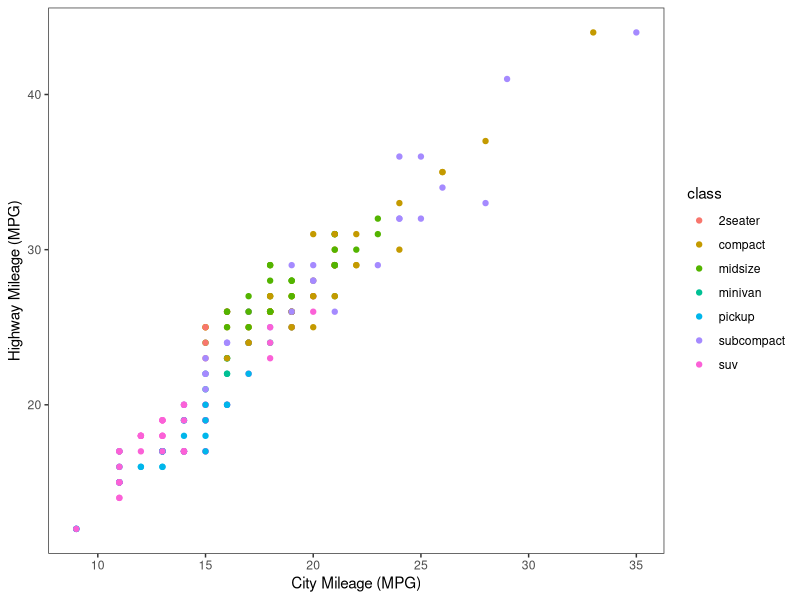
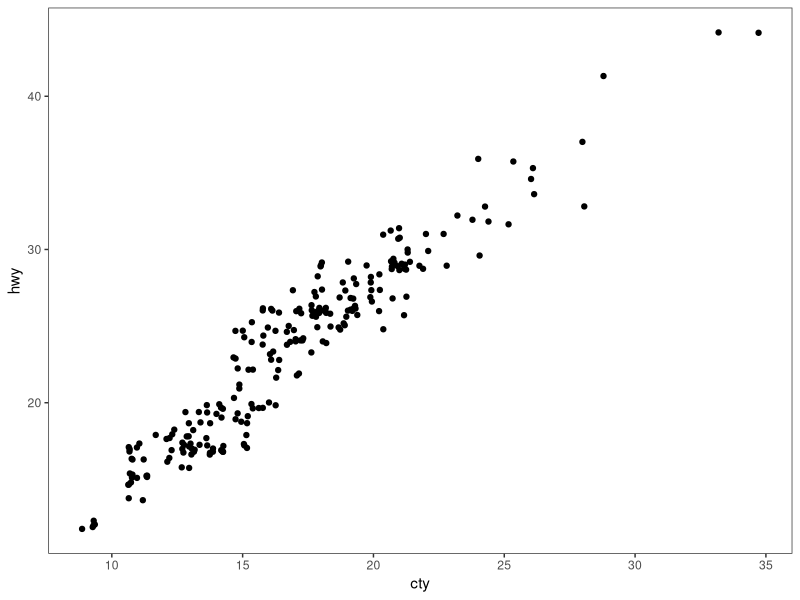
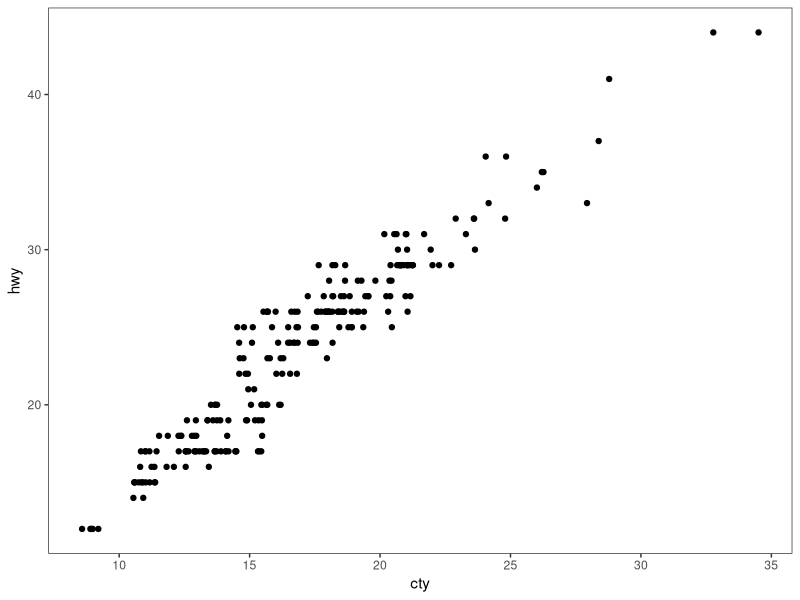
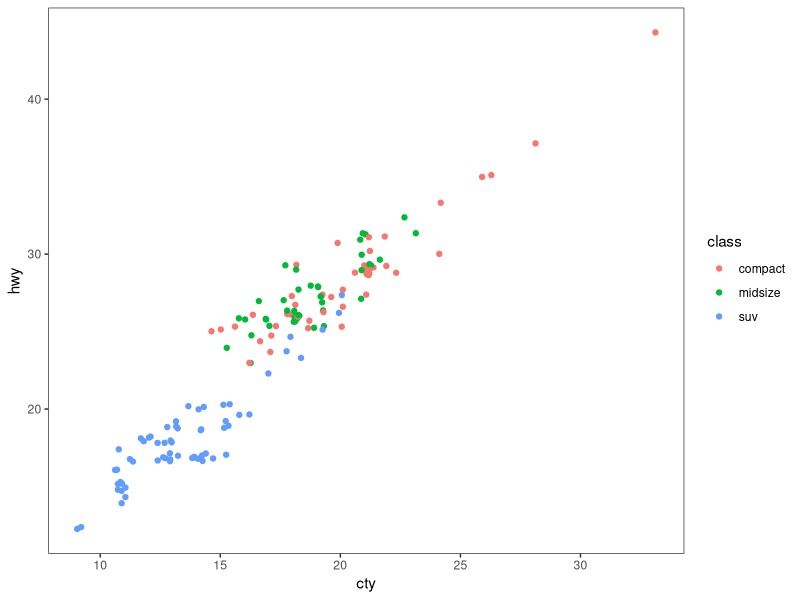
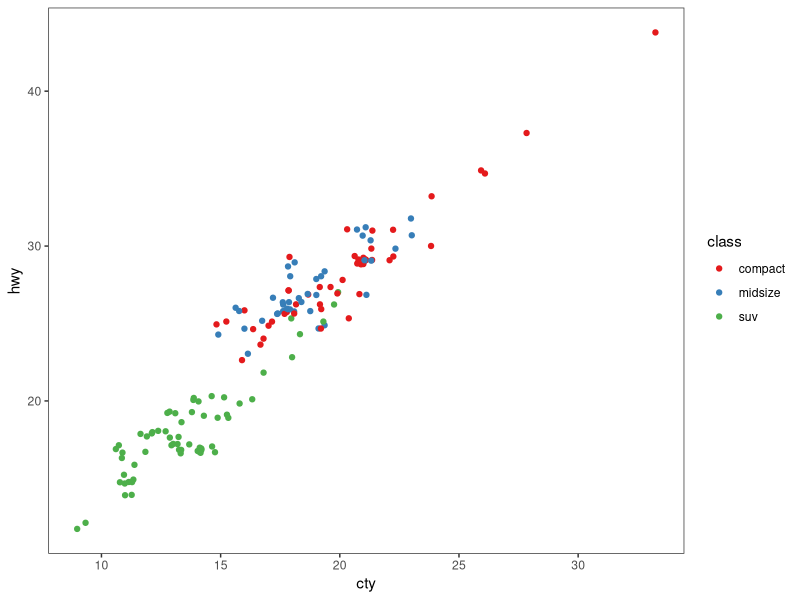
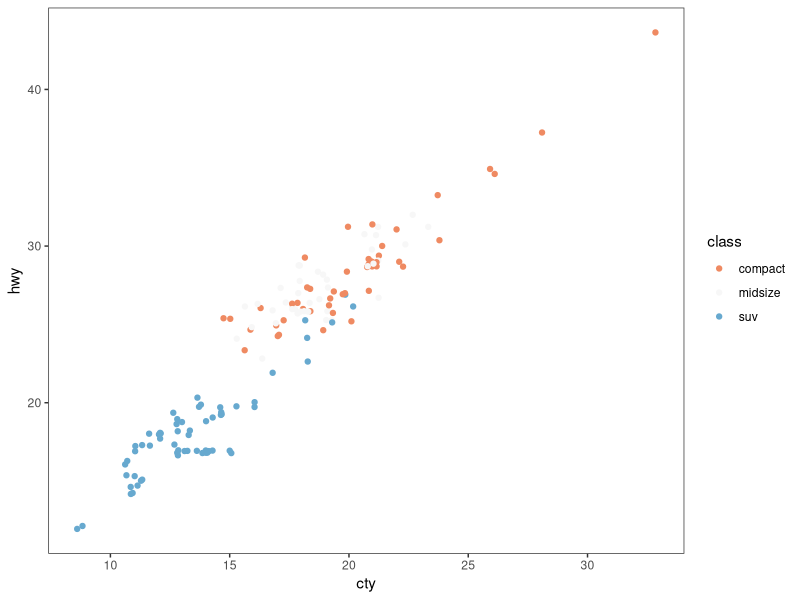
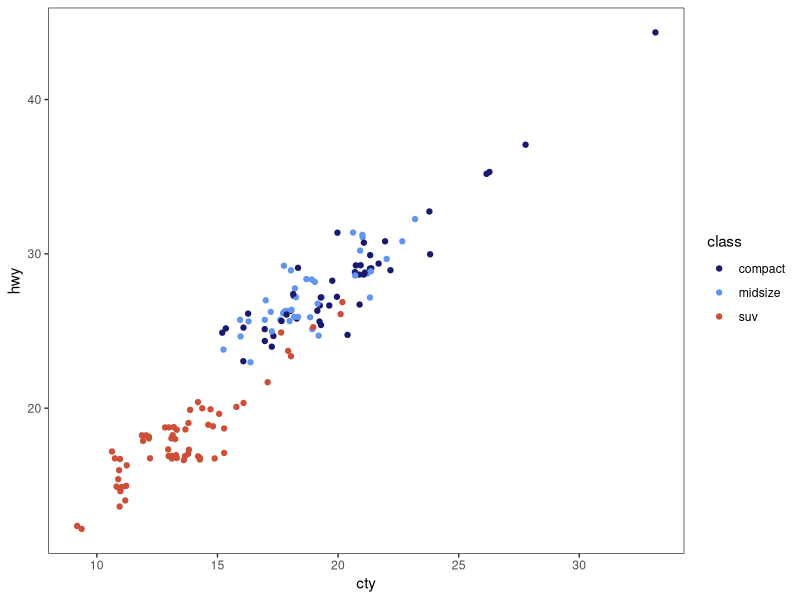
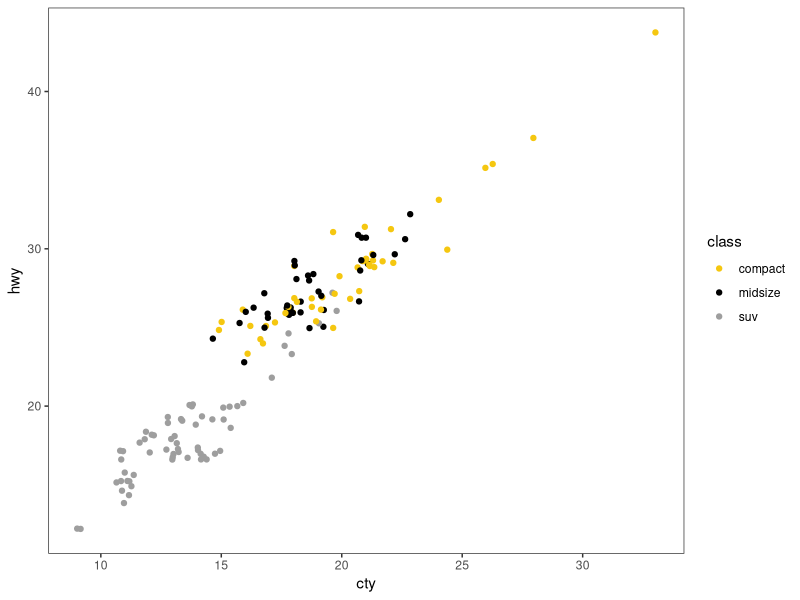

Write the R code that produced these figures, in order. (Note: this script raises an error after producing the figures.)
# ---------------------------------------------------------- #
#### MODULE 3: Plot even more data!                       ####               
# ---------------------------------------------------------- #

## OBJECTIVE:
# 1. To develop a "grammar of graphics".
# 2. To become comfortable using ggplot2 for exploratory data visualization.


# ---------------------------------------------------------- #
#### SET UP:                                              ####
# ---------------------------------------------------------- #
# REMINDER: In RStudio, open the Rproject for our course (UNCG_DataWrangling), 
# pull any changes from GitHub, and navigate to the branch you created for 
# yourself (just a single branch for the whole semester) in RStudio's Git tab.
# Open this week's assignment in this new branch to complete and submit on GitHub.
# Ideally, you'll commit your answers a bit at a time as you work through
# this assignment, rather than committing all at once at the end.

# Reminder of some helpful resources for graphing in R:
# ggplot Cookbook: http://www.cookbook-r.com/Graphs/
# Official ggplot2 Book: https://ggplot2-book.org/
# Themes in ggplot2: https://ggplot2-book.org/polishing.html#themes

# In ggplot2, aesthetic means “something you can see”. Each aesthetic is a
# mapping between a visual cue and a variable.
# Examples include:
# position (i.e., on the x and y axes)
# color (“outside” color)
# fill (“inside” color)
# shape (of points)
# line type
# size

# Each type of geometric object (geom) accepts only a subset of all aesthetics.
# Refer to the geom help pages to see what mappings each geom accepts. Aesthetic
# mappings are set with the aes() function.

# TASK: We will be using the ggplot2 package for graphing. Fortunately, ggplot2 
# is nested within the tidyverse package (along with many others).
# Start by writing code to load the tidyverse library.
# HINT: see the end of assignment #1 if you forgot how to load a package.


# TASK: Write code below to set your theme to black and white and both your major
# AND minor gridlines to element_blank for all plots you'll be making today.
# HINT: Check back to last week's assignment section 1.9 for setting themes for
# all plots.

library(tidyverse)

theme_set(
  theme_bw() +
    theme(
      panel.grid.major = element_blank(),
      panel.grid.minor = element_blank()))


# ---------------------------------------------------------- #
#### 1.0 CORRELATION                                      ####
# ---------------------------------------------------------- #

# We learned how to make correlations last week, but it never hurts to get
# more practice! Let's start by using a data set built into ggplot2.
# The mpg dataset looks at the gas efficiency of different cars. Run the following
# code to load the data:
data(mpg, package = "ggplot2")

# TASK: Create a scatterplot (i.e., a dot plot) to relate city and highway mileage.
# Color the points by the class of car (class column) and label the x and y axis 
# to be more informative (City Mileage (MPG) vs Highway Mileage (MPG)).
# HINT: Refer back to last week's assignment or the ggplot help resources if you 
# forget how to make a scatterplot.

ggplot(mpg, aes(x = cty, y = hwy, color = class)) +
  geom_point() +
  xlab("City Mileage (MPG)") +
  ylab("Highway Mileage (MPG)")

# Looks alright, but the graph may be hiding some information...
# QUESTION: How many data points are in the mpg dataframe?

nrow(mpg)
##234

# QUESTION: Approximately how many dots are in the graph you just made? How does
# that compare to the number of observations in the dataframe?

##There are about 75 dots visible but there are actually 234 observations because many points overlap.

# Try another correlation-focused geom that addresses this problem by running
# the following code:
ggplot(data=mpg, aes(x=cty, y=hwy)) + 
  geom_jitter()


# QUESTION: What happened when you created the plot with geom_jitter?

##The points are spread out

# QUESTION: Run the code to create a plot using geom_jitter a second time. Then run it
# again and again. What happens each time? Why is this happening?

##The points shift around a little due to being randomly placed.

# TASK: The default in geom_jitter is to jitter (or slightly move) the points away
# from each other in both the x and y directions. Check the help file for geom_jitter
# and write code below to make a graph where you jitter points in only the x-dimension
# by 0.5.

ggplot(data = mpg, aes(x = cty, y = hwy)) + 
  geom_jitter(width = 0.5, height = 0)

# ---------------------------------------------------------- #
#### 1.1 DETOUR! COLORS, COLORS, COLORS                   ####
# ---------------------------------------------------------- #

# Our world is so colorful, and our graphs can be too! But we want to be mindful
# of our color choices to not only be beautiful, but also informative and accessible.

# TASK: Create a new dataframe that filters our mpg data down to only information
# for car classes compact, midsize, and suv using an %in% statement. Name your 
# new dataframe mpgSubset.
# HINT: Refer back to the Transform assignment if you want help with %in% (or 
# try googling!)

mpgSubset <- mpg %>%
  filter(class %in% c("compact", "midsize", "suv"))

# ggplot has lots of nice (and some not so nice) built-in color palettes that we 
# can use to fill our bars with color. Try running the following code:
ggplot(data=mpgSubset, aes(x=cty, y=hwy, color=class)) +
  geom_jitter()

# The code above supplies us with ggplot's default color palette, which I find not
# so pleasing. Let's try to change this!

# We can add a statement specifying the scale of colors we would prefer. One way
# to do this is to use other pre-set palettes from ggplot. Run the code below to 
# ask ggplot to use the color brewer's palette called Set 1.
ggplot(data=mpgSubset, aes(x=cty, y=hwy, color=class)) +
  geom_jitter() +
  scale_color_brewer(palette="Set1")

# Alternatively, we could use the "RdBu" palette:
ggplot(data=mpgSubset, aes(x=cty, y=hwy, color=class)) +
  geom_jitter() +
  scale_color_brewer(palette="RdBu")

# QUESTION: Investigate the color brewer's range of palettes at this website: 
# https://r-graph-gallery.com/38-rcolorbrewers-palettes.html
# What do you notice about the colors chosen from each of the palettes that we
# used above? (i.e., does it use the first three colors in the palette? The last
# three? Some other combination?)

##uses three colors from the chosen palette to match the three car classes. 

# We could also pick out EXACTLY which colors we want for our figure. 
# There are 4 main ways to specify colors in R:
### by name
### by number
### by Hex code
### with the rgb() function

# By Name: R allows you to call more than 600 colors by name! Run the following
# code to see a list:
colors()

# We can put in the colors we chose for each variable by adding the 
# scale_color_manual() function to our plot. Try it out by running the following
# code:
ggplot(data=mpgSubset, aes(x=cty, y=hwy, color=class)) +
  geom_jitter() +
  scale_color_manual(values=c('midnightblue', 'cornflowerblue', 'tomato3'))


# You can also chose colors by number, which are assigned in R.

# TASK: Copy and paste the code to make our scatterplot and replace the color names
# with three numbers of your choice (between 1 and 657). How does your new figure look?
# HINT: remember to remove the quotation marks when calling numbers.

ggplot(data = mpgSubset, aes(x = cty, y = hwy, color = class)) +
  geom_jitter() +
  scale_color_manual(values = c(23, 89, 456))

##Data is same just colors are changed black, yellow, grey.

# QUESTION: How do you think you could figure out which color name belongs to
# each color number?
# HINT: Try creating a dataframe from color() by passing it into the
# as.data.frame() function.

as.data.frame(colors())
##Turned colors into a dataframe

# You can also chose colors by Hex code. A Hex color code is a 6-symbol code made
# of up to three 2-symbol elements (6 symbols in length all together). Each of 
# the 2-symbol elements represents a color value in the Red-Green-Blue (RGB) color
# scale from 0 to 255. Hex codes are written with a # in front of them. Let's try
# out calling our colors using hex code.
ggplot(data=mpgSubset, aes(x=cty, y=hwy, color=class)) +
  geom_jitter() +
  scale_color_manual(values=c('#191970', '#6495ED', '#FF6347'))

# There are two great things about hex codes. First, you can call ANY color you 
# want with a hex code. That is, you're not limited to the 657 colors that are
# in ggplot. By specifying the color by hex code, you can pick literally anything!

# TASK: Google the search term "color picker". This should bring up google's color
# picker (in addition to a billion other color picking websites). Use this color
# picker to generate the hex codes for three new colors of your choice. Then copy
# and paste the above code, replacing the hex codes with your color choices.


# The second great thing about hex codes is that you can control the transparency
# of your colors. Transparency is set in a hex code by adding two extra symbols
# to the end, which together make up the "alpha" element. Adding 00 to the end 
# of your hex code will make your color completely transparent, while adding FF 
# to the end will make it completely opaque. Any number/letters in-between will 
# result in partial transparency. You can find a complete list of transparencies
# between 0-100% here: https://gist.github.com/lopspower/03fb1cc0ac9f32ef38f4

ggplot(data = mpgSubset, aes(x = cty, y = hwy, color = class)) +
  geom_jitter() +
  scale_color_manual(values = c("#2E86AB", "#F18F01", "#C73E1D"))

# TASK: Try out transparency by copying and pasting your graph code below and
# adding the alpha element to the end of each of your hex codes to make your
# first color 0% transparent, your second color 50% transparent, and your third
# color 100% transparent.

ggplot(data = mpgSubset, aes(x = cty, y = hwy, color = class)) +
  geom_jitter() +
  scale_color_manual(values = c("#2E86AB00", "#F18F0180", "#C73E1DFF"))

# QUESTION: What happened to the point that you set to 100% transparent?

##Became invisible

# Finally, we can set our colors using the rgb() function. This operates very
# similarly to the hex code, where you can pick exactly the color and transparency
# you want. Try it out by running the following code:
ggplot(data=mpgSubset, aes(x=cty, y=hwy, color=class)) +
  geom_jitter() +
  scale_color_manual(values=c(rgb(.10, .10, .44, 1), rgb(.39, .58, .93, 1), rgb(1.0, .39, .28, 1)))

# TASK: Modify the above code to make all of your points 50% transparent.

ggplot(data = mpgSubset, aes(x = cty, y = hwy, color = class)) +
  geom_jitter() +
  scale_color_manual(values = c(
    rgb(.10, .10, .44, .5),
    rgb(.39, .58, .93, .5),
    rgb(1.0, .39, .28, .5)))

# There are so many inventive and artistic people in the world who have expanded
# the offerings for colors in ggplot. Check out some notable ones listed below
# when choosing colors for this assignment.
### Color-blind friendly palettes: https://github.com/JLSteenwyk/ggpubfigs
### Color palettes from vintage National Parks posters: https://github.com/katiejolly/nationalparkcolors
### Color palettes based on Wes Anderson movies: https://github.com/karthik/wesanderson
### Color palettes from famous Dutch paintings: https://github.com/EdwinTh/dutchmasters


# ---------------------------------------------------------- #
#### 1.2 DETOUR! LEGENDS                                  ####
# ---------------------------------------------------------- #

# When you specify colors in your ggplot code, R throws in a bonus legend for free!
# However, this legend is often not as clear or visually appealing as we might 
# prefer. But as with all geometric objects in ggplot, legends can be easily altered.

# Run the following code to create a scatter plot. Feel free to modify the colors
# as you prefer!
ggplot(data=mpgSubset, aes(x=cty, y=hwy, color=class)) +
  geom_jitter()

# QUESTION: Where did ggplot get the legend title and values from?


# We could change the title and values in our legend by altering the dataframe
# we are passing into ggplot. But that seems a bit drastic. Instead, we can 
# lean on the same code that specifies our color picks to alter the legend text.
# Try it out by running the following code:
ggplot(data=mpgSubset, aes(x=cty, y=hwy, color=class)) + 
  geom_jitter() + 
  scale_color_manual(values=c('#FCBA03', '#380754', '#496916'),
                     name='Class of Car', 
                     breaks=c('suv', 'midsize', 'compact'), 
                     labels=c('SUV', 'Midsize', 'Compact'))


# TASK: Label each line of the code above with what it is doing.
# HINT: Check the scale_color_manual help file or ggplot Cookbook for more info.


# IMPORTANT: It is important to pay attention to the order you provide ggplot with 
# your color choices and legend labels! Try running the following code:
ggplot(data=mpgSubset, aes(x=cty, y=hwy, color=class)) + 
  geom_jitter() + 
  scale_color_manual(values=c('#FCBA03', '#380754', '#496916'), 
                     name='Class of Car', 
                     breaks=c('suv', 'midsize', 'compact'), 
                     labels=c('Compact', 'SUV', 'Midsize')) 


# QUESTION: What is wrong with the code above? Why is it so important to be
# careful with the order you pass information into ggplot?


# While changing the legend text and factor order takes place in the scale_color_manual
# step, moving the legend around on the graph page is part of the graph theme. We
# can try this out using the code below:
ggplot(data=mpgSubset, aes(x=cty, y=hwy, color=class)) + 
  geom_jitter() + 
  theme(legend.position='top')


# TASK: Modify the code above to have the legend display along the bottom of
# the figure.


# We can also have the legend located within the area of the graph itself! We can 
# do this by specifying the coordinates for where the legend should go within the
# graph axes. First we set the legend position and then we set the anchoring 
# position by justifying the legend.
### bottom left: 0,0
### bottom right: 1,0
### top left: 0,1
### top right: 1,1

# Try it out by running the following code:
ggplot(data=mpgSubset, aes(x=cty, y=hwy, color=class)) + 
  geom_jitter() + 
  theme(legend.position=c(1,0), legend.justification=c(1,0))

# QUESTION: What happens if you don't include the code for legend justification
# above?


# TASK: Copy and paste the code from above. Modify it to place the legend in the
# upper left part of the graph.


# Finally, we might want to remove the legend altogether! We would do so by
# modifying the theme as well. 

# TASK: Check the ggplot cookbook to find the legends section. Read what it says 
# about removing the legend. Then copy and paste the graph code from above. Modify
# the code to remove the legend.


# ---------------------------------------------------------- #
#### 2.0 DEVIATION                                        ####
# ---------------------------------------------------------- #

# Used to compare variation in values between small number of items (or categories) 
# with respect to a fixed reference.

# Whether the graphical type is a deviation graph or a composition graph (or a 
# ranking graph) may depend on the underlying data structure.

# We used geom_bar() last week with factor data to create a bar graph. But
# geom_bar() is a bit tricky because it can make EITHER a bar graph or a histogram
# depending on the data you give it. The default of geom_bar() is to set stat to 
# count so if you give it just a continuous x value, it will make a histogram. Try
# it with the following code:
ggplot(data=mpg, aes(x=hwy)) + 
  geom_bar()

# In order to have the geom create bars and not a histogram, you must:
# 1) Set stat = identity
# 2) Provide both an x and a y inside the aes(), where x is either a character 
# or factor and y is numeric.

# TASK: Create a dataframe of summary statistics for the mpg data, calculating the
# mean, standard deviation, and standard error for highway mpg grouping by class.
# Name the resulting dataframe highwayMPG and your new variables hwy_mean, hwy_sd,
# and hwy_se.
# HINT: Look back at the Transform assignment if you forget how to summarize the
# data. Also recall, standard error = 1.96*standard deviation.


# TASK: Create a bar graph showing the average highway MPG on the y-axis and 
# car class on the x-axis. Fill the bars by class. Add in error bar caps that are 20%
# the width pf the bars.
# HINT: Don't forget to change stat from the default in your geom_bar() statement!


# ---------------------------------------------------------- #
#### 2.1 DETOUR! COLORS AND LEGENDS, AGAIN                ####
# ---------------------------------------------------------- #

# Recall that some geometric elements require fills instead of (or sometimes in
# addition to) colors.

# TASK: Create a bar graph with the mpg summary stats with the following parameters:
# (1) Black bar outline
# (2) Bars filled with the color brewer palette "Dark2" using the scale_fill_manual
#     statement
# (3) No legend
# (4) Informative x- and y-axis labels. 

# HINT: Carefully consider whether your color and/or fill should go within an aes() 
# statement, the scale_fill_manual or scale_color_manual statements, or neither.
# If in doubt, try a bunch of ways until it looks how we want it. And consult 
# your helpful ggplot resources on the web.


# ---------------------------------------------------------- #
#### 2.2 DETOUR! AXIS MODIFICATIONS                       ####
# ---------------------------------------------------------- #

# Run the following code, feeling free to modify colors as you prefer:
ggplot(data=highwayMPG, aes(x=class, y=hwy_mean, fill=class)) +
  geom_bar(stat='identity') 

# QUESTION: Where is ggplot getting the x-axis tick labels from?


# Often our tick labels are not the best. We can modify them to be more informative
# or visually appealing by directly modifying the dataframe, but again this feels
# a bit extreme. Instead, we can directly modify the scale of the axis. For axes
# that deal with categories, we are setting the discrete scale. Try it out by
# running the following code:
ggplot(data=highwayMPG, aes(x=class, y=hwy_mean, fill=class)) +
  geom_bar(stat='identity') +
  scale_x_discrete(labels=c('sport', 'compact', 'midsize', 'minivan', 'pickup', 'subcompact', 'SUV'))

# We can also change the scale of the continuous axes, including how large they are
# and where the tick marks fall as follows:
ggplot(data=highwayMPG, aes(x=class, y=hwy_mean, fill=class)) +
  geom_bar(stat='identity') +
  scale_y_continuous(breaks=seq(0, 50, 10)) +
  coord_cartesian(ylim=c(0,50))

# QUESTION: Try running the code above without the coord_cartesian() statement. 
# What is surprising about the resulting graph? Based on this result, what do you
# think the coord_cartesian() statement does?


# We can also add a statement into the scale discrete or continuous statements
# to name our axes, rather than putting in a whole separate step of xlab() or ylab().
# Try it out with the following code:
ggplot(data=highwayMPG, aes(x=class, y=hwy_mean, fill=class)) +
  geom_bar(stat='identity') +
  scale_x_discrete(name='Class of Car') +
  scale_y_continuous(name='Mean Highway MPG')


# Finally, we can flip our axes easily in ggplot as follows:
ggplot(data=highwayMPG, aes(x=class, y=hwy_mean, fill=class)) +
  geom_bar(stat='identity') +
  coord_flip()


# TASK: Let's put it all together. Make a graph of the mpg summary stats with the
# following specifications:
# (1) color by class of car using a color scheme of your choice (not the default)
# (2) plot the class of car on the x-axis and the highway MPG on the y axis
# (3) include better names for the x- and y-axis titles
# (4) include better names for the car classes
# (5) set the scale of the highway mpg to run from 0 to 30 with breaks every 5 
# (6) flip your axes
# (7) remove the legend


# ---------------------------------------------------------- #
#### 3.0 RANKING                                          ####
# ---------------------------------------------------------- #
# Used to compare the position or performance of multiple items with respect to 
# each other. Actual values matters somewhat less than the ranking.

# TASK: Create a dataframe of summary statistics for the mpg data, calculating the
# mean, standard deviation, and standard error for CITY mpg grouping by class.
# Name the resulting dataframe cityMPG and your new variables city_mean, city_sd,
# and city_se.
# HINT: Look back at the Transform assignment if you forget how to summarize the
# data. Also, standard error = 1.96*standard deviation.


# Now we want to plot our data in order from smallest to largest city MPG to get
# a ranking. To do so, we need to use the reorder() function to rearrange the data
# going into our x-axis.
ggplot(cityMPG, aes(x=reorder(class, city_mean), y=city_mean)) + 
  geom_bar(stat="identity")

# TASK: Recreate the above ranking figure to include the following:
# (1) class of car on the x-axis with informative axis and tick labels
# (2) MPG ordered from highest to lowest (hint: try google if you're unsure)
# (3) bars with dary grey outlines and filled by class with your favorite color scheme
# (4) error bars with end caps 30% the width of the bars
# (5) y-axis from 0 to 30 with tick marks every 5
# (6) no legend.


# ---------------------------------------------------------- #
#### 4.0 DISTRIBUTION                                     ####
# ---------------------------------------------------------- #
# When you have lots and lots of data points and want to study where and how the
# data points are distributed.

# Histograms can be accomplished with either geom_bar() or geom_histogram()
ggplot(mpg, aes(hwy)) + 
  geom_histogram()

# TASK: Recreate the graph above, but using geom_bar() instead


# TASK: Try making a histogram with the categorical variable 'manufacturer'.
# What error message do you get?


# QUESTION: What happens when you follow the advice of the error message and 
# make stat='count'?
ggplot(mpg, aes(manufacturer)) + 
  geom_histogram(stat="count")


# TASK: Make a boxplot comparing the distribution of cty (city mileage) for
# each class of car.
# HINT: Look back to last week if you forget how to make a boxplot.


# We can also make a different type of distribution, a violin plot using the 
# geom_violin statement as follows:
ggplot(mpg, aes(x=class, y=cty)) + 
  geom_violin()

# QUESTION: What does a violin plot show? Check google if you're unsure.


# ---------------------------------------------------------- #
#### 5.0 COMPOSITION                                      ####
# ---------------------------------------------------------- #
# Bar charts and pie charts are classic ways of showing composition of a dataset.

# TASK: Let's get some data for this task by determining the number of cars from 
# each car manufacturer in our mpg dataframe. We can do this as follows:
manufacturerFreq <- mpg %>% 
  group_by(manufacturer) %>% 
  summarize(frequency=length(manufacturer)) %>% 
  ungroup()

# TASK: Make a bar graph of the number of cars (frequency) by manufacturer using
# the dataframe we created above.


# We can switch the bar chart you created above into a pie chart simply by changing
# the coordinate system through a series of steps as follows:

ggplot(manufacturerFreq, aes(x=manufacturer, y=frequency)) +
  geom_bar(stat="identity") +
  coord_polar()

ggplot(manufacturerFreq, aes(x=manufacturer, y=frequency, fill=manufacturer)) +
  geom_bar(stat="identity") +
  coord_polar()

ggplot(manufacturerFreq, aes(x="", y=frequency, fill=manufacturer)) +
  geom_bar(stat="identity", width=1) +
  coord_polar()

ggplot(manufacturerFreq, aes(x="", y=frequency, fill=manufacturer)) +
  geom_bar(stat="identity", width=1) +
  coord_polar(theta="y")

ggplot(manufacturerFreq, aes(x="", y=frequency, fill=manufacturer)) +
  geom_bar(stat="identity", width=1) +
  coord_polar(theta="y", start=0) +
  theme_void() +
  theme(legend.title = element_text(size = 12.5), 
        legend.text  = element_text(size = 8.5),
        legend.key.size = unit(.75, "lines"))

# TASK: Annotate the code below to describe what each line does:
ggplot(manufacturerFreq, aes(x="", y=frequency, fill=manufacturer)) +
  geom_bar(stat="identity", width=1) +
  coord_polar(theta="y", start=0) +
  theme_void() +
  theme(legend.title = element_text(size = 12.5), 
        legend.text  = element_text(size = 8.5),
        legend.key.size = unit(.75, "lines"))


# ---------------------------------------------------------- #
#### 6.0 CHANGE                                           ####
# ---------------------------------------------------------- #

# Time series are often best visualized with line graphs. Let's try this out
# with some new data:
data("economics")

# TASK: Use the economics dataset to plot the number of people who are unemployed
# over time (unemploy vs date). Make a scatterplot, then connect the points with 
# lines using geom_line().
# HINT: use ?economics to get more information about this dataset.




# ---------------------------------------------------------- #
#### GROUPS AND MAPS                                      ####
# ---------------------------------------------------------- #

# Let's save these for group project options, this assignment is really long!









# REMEMBER: Save and push your script when you're done with this assignment!
